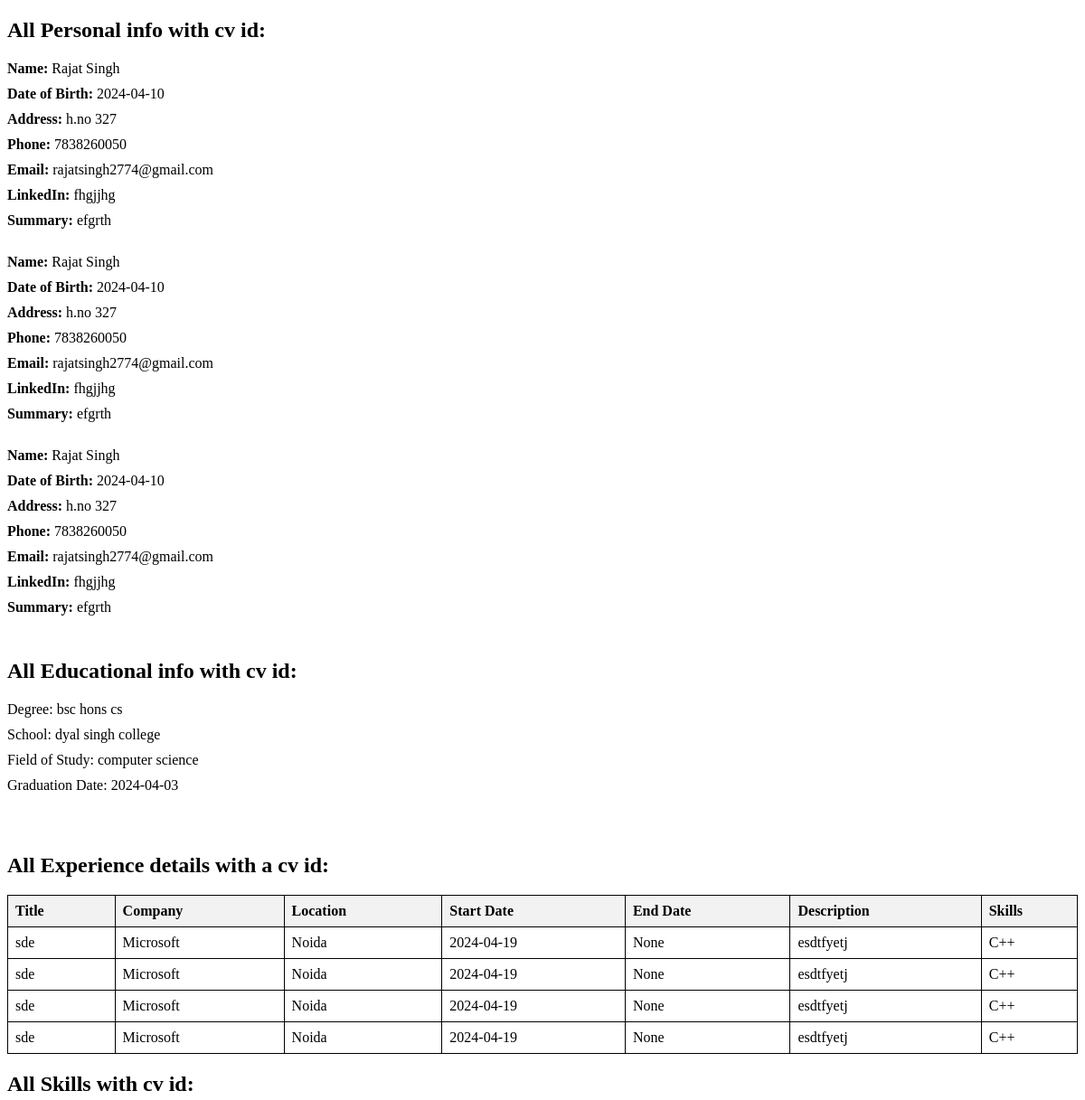
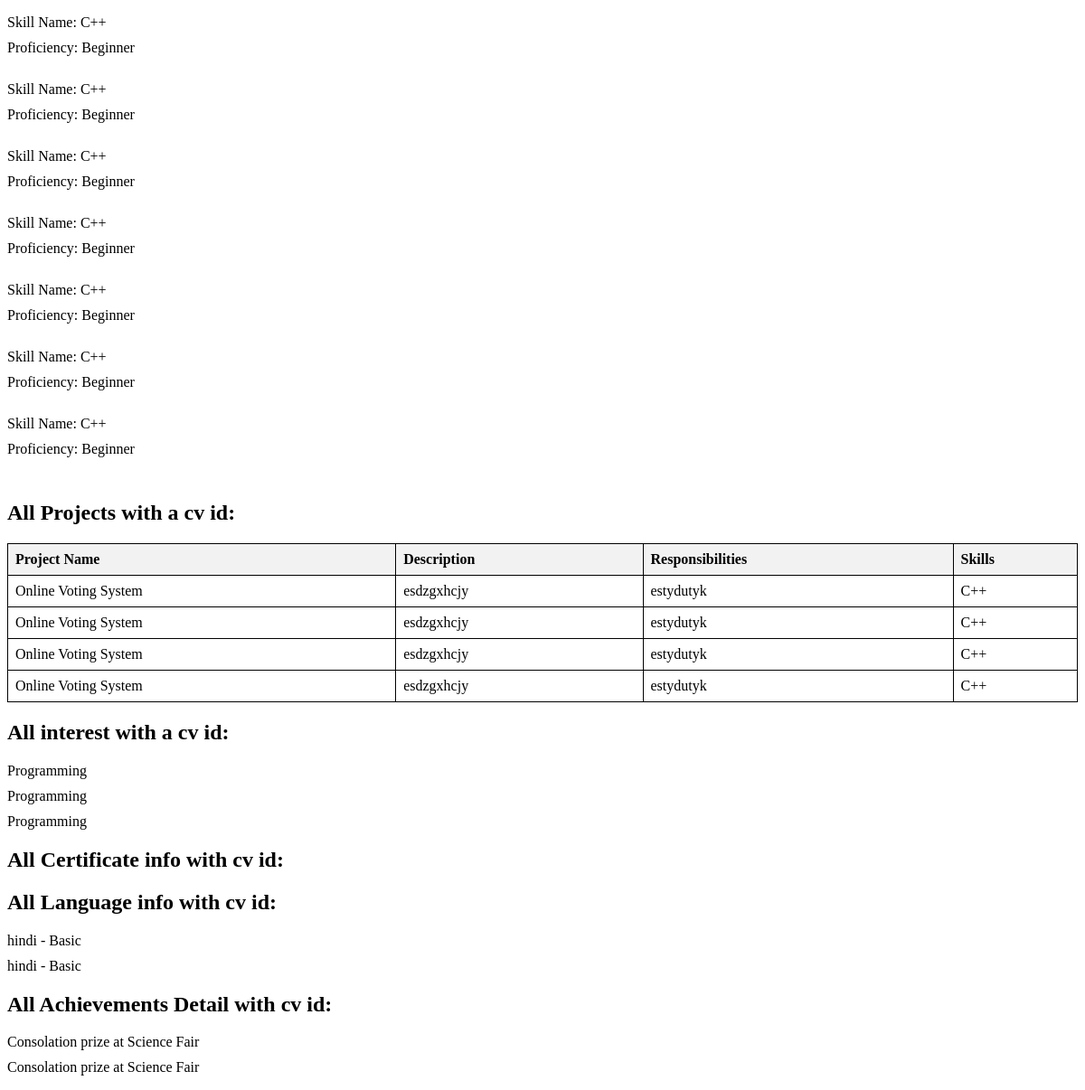
The page /queryall/11 on the database its author committed (2 pictures, top to bottom).
### app.py (models this page shows)
class PersonalInformation(db.Model):
    PersonalInfoID = db.Column(db.Integer, primary_key=True)
    CV_ID = db.Column(db.Integer, db.ForeignKey('cv.CV_ID'), nullable=False)  # New column for CV ID
    Fname = db.Column(db.String(100), nullable=False)
    Lname = db.Column(db.String(100), nullable=False)
    DOB = db.Column(db.Date, nullable=False)
    Address = db.Column(db.String(255), nullable=False)
    Phn = db.Column(db.String(20), nullable=False)
    Email = db.Column(db.String(100), nullable=False)
    LinkedIn = db.Column(db.String(255))
    Summary = db.Column(db.Text)

class Education(db.Model):
    Edu_ID=db.Column(db.Integer,primary_key=True)
    CV_ID = db.Column(db.Integer, db.ForeignKey('cv.CV_ID'), nullable=False)
    Degree=db.Column(db.String(255),nullable=False)
    School=db.Column(db.String(255),nullable=False)
    FieldofStudy=db.Column(db.String(255),nullable=False)
    Grad_date=db.Column(db.Date,nullable=True)

class Experience(db.Model):
    __tablename__ = 'experience'
    ExpID = db.Column(db.Integer, primary_key=True)
    CV_ID = db.Column(db.Integer, db.ForeignKey('cv.CV_ID'), nullable=False)
    current_job = db.Column(db.Boolean, default=False)
    title = db.Column(db.String(255), nullable=False)
    company = db.Column(db.String(255), nullable=False)
    location = db.Column(db.String(255), nullable=False)  # Renamed from Location
    start_date = db.Column(db.Date, nullable=False)  # Renamed from StartDate
    end_date = db.Column(db.Date, nullable=True)  # Renamed from EndDate
    description = db.Column(db.String(255), nullable=False)  # Renamed from Desc
    skill_id=db.Column(db.Integer,db.ForeignKey('skills.SkillID'))

class Skills(db.Model):
    __tablename__ = 'skills'
    SkillID = db.Column(db.Integer, primary_key=True)
    CV_ID = db.Column(db.Integer, db.ForeignKey('cv.CV_ID'), nullable=False)
    skill_name = db.Column(db.String(255), nullable=False)  # Renamed from Skillname
    proficiency = db.Column(db.String(255), nullable=False)

class Project(db.Model):
    ProjectID=db.Column(db.Integer,primary_key=True)
    CV_ID = db.Column(db.Integer, db.ForeignKey('cv.CV_ID'), nullable=False)
    skill_id=db.Column(db.Integer,db.ForeignKey('skills.SkillID'))
    PrjtName=db.Column(db.String(255),nullable=False)
    Desc=db.Column(db.String(255),nullable =False)
    Responsibilities=db.Column(db.String(255),nullable=False)

class Interest(db.Model):
    CV_ID = db.Column(db.Integer, db.ForeignKey('cv.CV_ID'), nullable=False)
    InterestID = db.Column(db.Integer, primary_key=True)
    Userid = db.Column(db.Integer, db.ForeignKey('user.Userid'), nullable=False)
    interest_name = db.Column(db.String(255), nullable=False)

class Language(db.Model):
    CV_ID = db.Column(db.Integer, db.ForeignKey('cv.CV_ID'), nullable=False)
    LanguageID = db.Column(db.Integer, primary_key=True)
    Userid = db.Column(db.Integer, db.ForeignKey('user.Userid'), nullable=False)
    LangName = db.Column(db.String(100), nullable=False)
    Proficiency_Lang = db.Column(db.String(50), nullable=False)

class Achievement(db.Model):
    CV_ID = db.Column(db.Integer, db.ForeignKey('cv.CV_ID'), nullable=False)
    AchievID=db.Column(db.Integer,primary_key=True)
    desc=db.Column(db.String(255),nullable=False)

### app.py (the view)
@app.route('/queryall/<int:cv_id>')
def queryall(cv_id):
    personal_info = PersonalInformation.query.filter_by(CV_ID=cv_id).all()
    education_details = Education.query.filter_by(CV_ID=cv_id).all()
    Skill_details = Skills.query.filter_by(CV_ID=cv_id).all()
    Certificates_details = Certificates.query.filter_by(CV_ID=cv_id).all()
    interest_details = Interest.query.filter_by(CV_ID=cv_id).all()
    language_details = Language.query.filter_by(CV_ID=cv_id).all()
    Achievement_details = Achievement.query.filter_by(CV_ID=cv_id).all()
    experiences = Experience.query.filter_by(CV_ID=cv_id).all()
    experience_skills = {}
    for experience in experiences:
        skill_ids = [experience.skill_id]  # Assuming skill_id is a comma-separated string of skill IDs
        skill_names = [skill.skill_name for skill in Skills.query.filter(Skills.SkillID.in_(skill_ids))]
        experience_skills[experience.ExpID] = skill_names
    projects = Project.query.filter_by(CV_ID=cv_id).all()
    project_skills = {}
    for project in projects:
        skill_ids = [project.skill_id]  # Assuming skill_id is a comma-separated string of skill IDs
        skill_names = [skill.skill_name for skill in Skills.query.filter(Skills.SkillID.in_(skill_ids))]
        project_skills[project.ProjectID] = skill_names
    return render_template('Queries_all.html',Certificates_details=Certificates_details ,personal_info=personal_info, education_details=education_details,experiences=experiences, experience_skills=experience_skills,Skill_details=Skill_details,projects=projects, project_skills=project_skills,interest_details=interest_details,language_details=language_details,Achievement_details=Achievement_details)

### templates/Queries_all.html (shortened to what this page needs)
<!DOCTYPE html>
<html lang="en">
<head>
</head>
<body>
    <h2>All Personal info with cv id:</h2>
    <ul>
        {% for info in personal_info %}
            <li><strong>Name:</strong> {{ info.Fname }} {{ info.Lname }}</li>
            <li><strong>Date of Birth:</strong> {{ info.DOB }}</li>
            <li><strong>Address:</strong> {{ info.Address }}</li>
            <li><strong>Phone:</strong> {{ info.Phn }}</li>
            <li><strong>Email:</strong> {{ info.Email }}</li>
            <li><strong>LinkedIn:</strong> {{ info.LinkedIn }}</li>
            <li><strong>Summary:</strong> {{ info.Summary }}</li>
            <br>
        {% endfor %}
    </ul>
    <h2>All Educational info with cv id:</h2>
    <ul>
    {% for edu in education_details %}
        <li>Degree: {{ edu.Degree }}</li>
        <li>School: {{ edu.School }}</li>
        <li>Field of Study: {{ edu.FieldofStudy }}</li>
        <li>Graduation Date: {{ edu.Grad_date }}</li><br><br>
    {% endfor %}
    </ul>
    <h2>All Experience details with a cv id:</h2>
    <table>
        <thead>
            <tr>
                <th>Title</th>
                <th>Company</th>
                <th>Location</th>
                <th>Start Date</th>
                <th>End Date</th>
                <th>Description</th>
                <th>Skills</th>
            </tr>
        </thead>
        <tbody>
            {% for experience in experiences %}
                <tr>
                    <td>{{ experience.title }}</td>
                    <td>{{ experience.company }}</td>
                    <td>{{ experience.location }}</td>
                    <td>{{ experience.start_date }}</td>
                    <td>{{ experience.end_date }}</td>
                    <td>{{ experience.description }}</td>
                    <td>
                        {% for skill in experience_skills[experience.ExpID] %}
                            {{ skill }}{% if not loop.last %}, {% endif %}
                        {% endfor %}
                    </td>
                </tr>
            {% endfor %}
        </tbody>
    </table>
    <h2>All Skills with cv id:</h2>
    <ul>
    {% for skill in Skill_details %}
        <li>Skill Name: {{ skill.skill_name }}</li>
        <li>Proficiency: {{ skill.proficiency }}</li><br>
    {% endfor %}
    </ul>
    <h2>All Projects with a cv id:</h2>
    <table>
        <thead>
            <tr>
                <th>Project Name</th>
                <th>Description</th>
                <th>Responsibilities</th>
                <th>Skills</th>
            </tr>
        </thead>
        <tbody>
            {% for project in projects %}
                <tr>
                    <td>{{ project.PrjtName }}</td>
                    <td>{{ project.Desc }}</td>
                    <td>{{ project.Responsibilities }}</td>
                    <td>
                        {% for skill in project_skills[project.ProjectID] %}
                            {{ skill }}{% if not loop.last %}, {% endif %}
                        {% endfor %}
                    </td>
                </tr>
            {% endfor %}
        </tbody>
    </table>
    <h2>All interest with a cv id:</h2>
    <ul>
    {% for interest in interest_details %}
        <li>{{ interest.interest_name }}</li>
    {% endfor %}
    </ul>
    <h2>All Certificate info with cv id:</h2>
    <h2>All Language info with cv id:</h2>
    <ul>
    {% for language in language_details %}
        <li>{{ language.LangName }} - {{ language.Proficiency_Lang }}</li>
    {% endfor %}
    </ul>
    <h2>All Achievements Detail with cv id:</h2>
    <ul>
    {% for achievement in Achievement_details %}
        <li>{{ achievement.desc }}</li>
    {% endfor %}
    </ul>
</body>
</html>

### templates/Queries_all.html (style rules this page uses)
ul { list-style-type: none; padding: 0; }
li { margin-bottom: 10px; }
table { border-collapse: collapse; width: 100%; }
th, td { border: 1px solid black; padding: 8px; text-align: left; }
th { background-color: #f2f2f2; }
th:not(:last-child), td:not(:last-child) { padding-right: 20px; }

### rows shown on the page
PersonalInformation: Fname "Rajat", Lname "Singh", DOB "2024-04-10", Address "h.no 327", Phn "7838260050", Email "rajatsingh2774@gmail.com", LinkedIn "fhgjjhg", Summary "efgrth"
PersonalInformation: Fname "Rajat", Lname "Singh", DOB "2024-04-10", Address "h.no 327", Phn "7838260050", Email "rajatsingh2774@gmail.com", LinkedIn "fhgjjhg", Summary "efgrth"
PersonalInformation: Fname "Rajat", Lname "Singh", DOB "2024-04-10", Address "h.no 327", Phn "7838260050", Email "rajatsingh2774@gmail.com", LinkedIn "fhgjjhg", Summary "efgrth"
Education: Degree "bsc hons cs", School "dyal singh college", FieldofStudy "computer science", Grad_date "2024-04-03"
Experience: title "sde", company "Microsoft", location "Noida", start_date "2024-04-19", end_date "None", description "esdtfyetj"
Skills: skill_name "C++"
Experience: title "sde", company "Microsoft", location "Noida", start_date "2024-04-19", end_date "None", description "esdtfyetj"
Experience: title "sde", company "Microsoft", location "Noida", start_date "2024-04-19", end_date "None", description "esdtfyetj"
Experience: title "sde", company "Microsoft", location "Noida", start_date "2024-04-19", end_date "None", description "esdtfyetj"
Skills: skill_name "C++", proficiency "Beginner"
Skills: skill_name "C++", proficiency "Beginner"
Skills: skill_name "C++", proficiency "Beginner"
Skills: skill_name "C++", proficiency "Beginner"
Skills: skill_name "C++", proficiency "Beginner"
Skills: skill_name "C++", proficiency "Beginner"
Skills: skill_name "C++", proficiency "Beginner"
Project: PrjtName "Online Voting System", Desc "esdzgxhcjy", Responsibilities "estydutyk"
Project: PrjtName "Online Voting System", Desc "esdzgxhcjy", Responsibilities "estydutyk"
Project: PrjtName "Online Voting System", Desc "esdzgxhcjy", Responsibilities "estydutyk"
Project: PrjtName "Online Voting System", Desc "esdzgxhcjy", Responsibilities "estydutyk"
Interest: interest_name "Programming"
Interest: interest_name "Programming"
Interest: interest_name "Programming"
Language: LangName "hindi", Proficiency_Lang "Basic"
Language: LangName "hindi", Proficiency_Lang "Basic"
Achievement: desc "Consolation prize at Science Fair"
Achievement: desc "Consolation prize at Science Fair"
